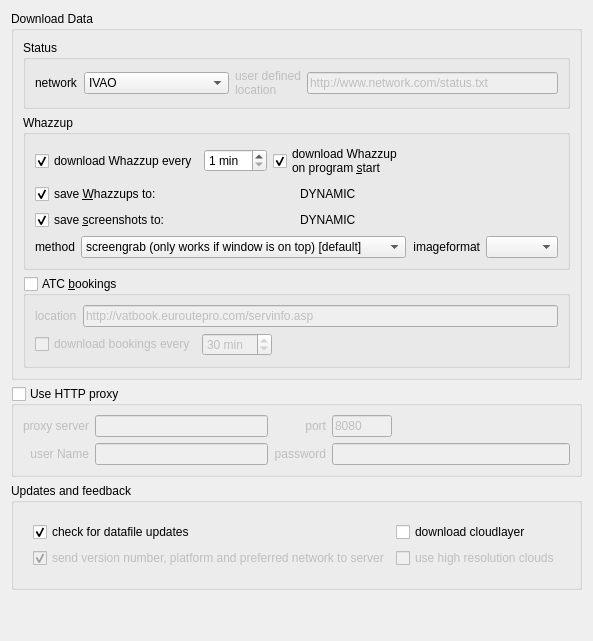
     <widget class="QWidget" name="downloadTab">
      <attribute name="title">
       <string>Network</string>
      </attribute>
      <layout class="QVBoxLayout">
       <item>
        <widget class="QGroupBox" name="groupBoxDownload">
         <property name="styleSheet">
          <string notr="true"/>
         </property>
         <property name="title">
          <string>Download Data</string>
         </property>
         <layout class="QGridLayout">
          <item row="0" column="0">
           <widget class="QGroupBox" name="groupBox_3">
            <property name="title">
             <string>Status</string>
            </property>
            <layout class="QGridLayout" name="gridLayout_3">
             <item row="0" column="0">
              <widget class="QLabel" name="label_2">
               <property name="text">
                <string>network</string>
               </property>
               <property name="buddy">
                <cstring>cbNetwork</cstring>
               </property>
              </widget>
             </item>
             <item row="0" column="1">
              <widget class="QComboBox" name="cbNetwork">
               <property name="currentIndex">
                <number>0</number>
               </property>
               <item>
                <property name="text">
                 <string>IVAO</string>
                </property>
               </item>
               <item>
                <property name="text">
                 <string>VATSIM</string>
                </property>
               </item>
               <item>
                <property name="text">
                 <string>user defined network</string>
                </property>
               </item>
              </widget>
             </item>
             <item row="0" column="2">
              <widget class="QLabel" name="lbluserDefinedLocation">
               <property name="enabled">
                <bool>false</bool>
               </property>
               <property name="text">
                <string>user defined
location</string>
               </property>
               <property name="buddy">
                <cstring>editUserDefinedLocation</cstring>
               </property>
              </widget>
             </item>
             <item row="0" column="3">
              <widget class="QLineEdit" name="editUserDefinedLocation">
               <property name="enabled">
                <bool>false</bool>
               </property>
               <property name="text">
                <string>http://www.network.com/status.txt</string>
               </property>
              </widget>
             </item>
            </layout>
           </widget>
          </item>
          <item row="1" column="0">
           <widget class="QGroupBox" name="groupBox_4">
            <property name="title">
             <string>Whazzup</string>
            </property>
            <layout class="QVBoxLayout" name="verticalLayout_4">
             <item>
              <layout class="QHBoxLayout" name="horizontalLayout">
               <item>
                <widget class="QCheckBox" name="cbDownloadPeriodically">
                 <property name="text">
                  <string>download Whazzup every</string>
                 </property>
                 <property name="checked">
                  <bool>true</bool>
                 </property>
                </widget>
               </item>
               <item>
                <widget class="QSpinBox" name="spinBoxDownloadInterval">
                 <property name="suffix">
                  <string> min</string>
                 </property>
                 <property name="minimum">
                  <number>1</number>
                 </property>
                </widget>
               </item>
               <item>
                <widget class="QCheckBox" name="cbDownloadOnStartup">
                 <property name="text">
                  <string>download Whazzup 
on program &amp;start</string>
                 </property>
                 <property name="checked">
                  <bool>true</bool>
                 </property>
                </widget>
               </item>
               <item>
                <spacer name="horizontalSpacer_18">
                 <property name="orientation">
                  <enum>Qt::Horizontal</enum>
                 </property>
                 <property name="sizeHint" stdset="0">
                  <size>
                   <width>40</width>
                   <height>20</height>
                  </size>
                 </property>
                </spacer>
               </item>
              </layout>
             </item>
             <item>
              <layout class="QGridLayout" name="gridLayoutSave">
               <item row="0" column="0">
                <widget class="QCheckBox" name="cbSaveWhazzupData">
                 <property name="toolTip">
                  <string>Saves downloaded status data to /downloaded. Can be used to record whole evenings. Replay with Time Warp and &quot;use downloaded&quot;.</string>
                 </property>
                 <property name="text">
                  <string>save &amp;Whazzups to:</string>
                 </property>
                 <property name="checked">
                  <bool>true</bool>
                 </property>
                </widget>
               </item>
               <item row="0" column="1">
                <widget class="QLabel" name="lblDownloadedDirectory">
                 <property name="text">
                  <string>DYNAMIC</string>
                 </property>
                 <property name="wordWrap">
                  <bool>true</bool>
                 </property>
                 <property name="textInteractionFlags">
                  <set>Qt::LinksAccessibleByMouse|Qt::TextSelectableByKeyboard|Qt::TextSelectableByMouse</set>
                 </property>
                </widget>
               </item>
               <item row="1" column="0">
                <widget class="QCheckBox" name="cbShootScreenshots">
                 <property name="toolTip">
                  <string>Saves screenshots whenever new map data is displayed. Together with &quot;Save Whazzups&quot; and &quot;Time Warp&quot; with &quot;Use downloaded&quot;, this allows to make movies of whole evenings.</string>
                 </property>
                 <property name="text">
                  <string>save &amp;screenshots to:</string>
                 </property>
                 <property name="checked">
                  <bool>true</bool>
                 </property>
                </widget>
               </item>
               <item row="1" column="1">
                <widget class="QLabel" name="lblScreenshotsDirectory">
                 <property name="text">
                  <string>DYNAMIC</string>
                 </property>
                 <property name="wordWrap">
                  <bool>true</bool>
                 </property>
                 <property name="textInteractionFlags">
                  <set>Qt::LinksAccessibleByMouse|Qt::TextSelectableByKeyboard|Qt::TextSelectableByMouse</set>
                 </property>
                </widget>
               </item>
              </layout>
             </item>
             <item>
              <layout class="QHBoxLayout" name="horizontalLayout_4">
               <item>
                <widget class="QLabel" name="label_28">
                 <property name="text">
                  <string>method</string>
                 </property>
                 <property name="alignment">
                  <set>Qt::AlignRight|Qt::AlignTrailing|Qt::AlignVCenter</set>
                 </property>
                </widget>
               </item>
               <item>
                <widget class="QComboBox" name="cbScreenshotMethod">
                 <property name="toolTip">
                  <string>Screenshots can be obtained by different methods. One or the other could make problems on your setup as grabbing an OpenGL-window can be complex. Try out which one works best for you.</string>
                 </property>
                 <item>
                  <property name="text">
                   <string>screengrab (only works if window is on top) [default]</string>
                  </property>
                 </item>
                 <item>
                  <property name="text">
                   <string>OpenGL off-screen render (resource-intensive)</string>
                  </property>
                 </item>
                 <item>
                  <property name="text">
                   <string>OpenGL framebuffer (fast but depending on hardware)</string>
                  </property>
                 </item>
                </widget>
               </item>
               <item>
                <widget class="QLabel" name="label_34">
                 <property name="text">
                  <string>imageformat</string>
                 </property>
                 <property name="alignment">
                  <set>Qt::AlignRight|Qt::AlignTrailing|Qt::AlignVCenter</set>
                 </property>
                </widget>
               </item>
               <item>
                <widget class="QComboBox" name="cbScreenshotFormat">
                 <property name="toolTip">
                  <string>supported image formats. Gain more with a full Qt installation (technically, by adding more imageformat plugins).</string>
                 </property>
                </widget>
               </item>
              </layout>
             </item>
            </layout>
           </widget>
          </item>
          <item row="9" column="0">
           <widget class="QGroupBox" name="gbDownloadBookings">
            <property name="title">
             <string>ATC &amp;bookings</string>
            </property>
            <property name="checkable">
             <bool>true</bool>
            </property>
            <property name="checked">
             <bool>false</bool>
            </property>
            <layout class="QVBoxLayout" name="verticalLayout_10">
             <item>
              <layout class="QHBoxLayout" name="horizontalLayout_2">
               <item>
                <widget class="QLabel" name="label_9">
                 <property name="text">
                  <string>location</string>
                 </property>
                </widget>
               </item>
               <item>
                <widget class="QLineEdit" name="editBookingsLocation">
                 <property name="enabled">
                  <bool>false</bool>
                 </property>
                 <property name="text">
                  <string>http://vatbook.euroutepro.com/servinfo.asp</string>
                 </property>
                </widget>
               </item>
              </layout>
             </item>
             <item>
              <layout class="QHBoxLayout" name="horizontalLayout_3">
               <item>
                <widget class="QCheckBox" name="cbBookingsPeriodically">
                 <property name="enabled">
                  <bool>false</bool>
                 </property>
                 <property name="toolTip">
                  <string>first time downloaded when needed the first time.</string>
                 </property>
                 <property name="text">
                  <string>download bookings every</string>
                 </property>
                </widget>
               </item>
               <item>
                <widget class="QSpinBox" name="sbBookingsInterval">
                 <property name="enabled">
                  <bool>false</bool>
                 </property>
                 <property name="suffix">
                  <string> min</string>
                 </property>
                 <property name="minimum">
                  <number>1</number>
                 </property>
                 <property name="maximum">
                  <number>300</number>
                 </property>
                 <property name="value">
                  <number>30</number>
                 </property>
                </widget>
               </item>
               <item>
                <spacer name="horizontalSpacer_12">
                 <property name="orientation">
                  <enum>Qt::Horizontal</enum>
                 </property>
                 <property name="sizeHint" stdset="0">
                  <size>
                   <width>40</width>
                   <height>20</height>
                  </size>
                 </property>
                </spacer>
               </item>
              </layout>
             </item>
            </layout>
           </widget>
          </item>
         </layout>
        </widget>
       </item>
       <item>
        <widget class="QGroupBox" name="groupBoxProxy">
         <property name="title">
          <string>Use HTTP proxy</string>
         </property>
         <property name="checkable">
          <bool>true</bool>
         </property>
         <property name="checked">
          <bool>false</bool>
         </property>
         <layout class="QGridLayout">
          <item row="0" column="0">
           <widget class="QLabel" name="lblProxyServer">
            <property name="enabled">
             <bool>false</bool>
            </property>
            <property name="text">
             <string>proxy server</string>
            </property>
            <property name="alignment">
             <set>Qt::AlignRight|Qt::AlignTrailing|Qt::AlignVCenter</set>
            </property>
            <property name="buddy">
             <cstring>editProxyServer</cstring>
            </property>
           </widget>
          </item>
          <item row="0" column="1">
           <widget class="QLineEdit" name="editProxyServer">
            <property name="enabled">
             <bool>false</bool>
            </property>
           </widget>
          </item>
          <item row="0" column="2">
           <widget class="QLabel" name="lblProxyPort">
            <property name="enabled">
             <bool>false</bool>
            </property>
            <property name="text">
             <string>port</string>
            </property>
            <property name="alignment">
             <set>Qt::AlignRight|Qt::AlignTrailing|Qt::AlignVCenter</set>
            </property>
            <property name="buddy">
             <cstring>editProxyPort</cstring>
            </property>
           </widget>
          </item>
          <item row="0" column="3">
           <widget class="QLineEdit" name="editProxyPort">
            <property name="enabled">
             <bool>false</bool>
            </property>
            <property name="maximumSize">
             <size>
              <width>60</width>
              <height>16777215</height>
             </size>
            </property>
            <property name="inputMask">
             <string>00000; </string>
            </property>
            <property name="text">
             <string>8080</string>
            </property>
           </widget>
          </item>
          <item row="1" column="0">
           <widget class="QLabel" name="lblProxyUser">
            <property name="enabled">
             <bool>false</bool>
            </property>
            <property name="text">
             <string>user Name</string>
            </property>
            <property name="alignment">
             <set>Qt::AlignRight|Qt::AlignTrailing|Qt::AlignVCenter</set>
            </property>
            <property name="margin">
             <number>1</number>
            </property>
            <property name="buddy">
             <cstring>editProxyUser</cstring>
            </property>
           </widget>
          </item>
          <item row="1" column="1">
           <widget class="QLineEdit" name="editProxyUser">
            <property name="enabled">
             <bool>false</bool>
            </property>
           </widget>
          </item>
          <item row="1" column="2">
           <widget class="QLabel" name="lblProxyPassword">
            <property name="enabled">
             <bool>false</bool>
            </property>
            <property name="text">
             <string>password</string>
            </property>
            <property name="alignment">
             <set>Qt::AlignRight|Qt::AlignTrailing|Qt::AlignVCenter</set>
            </property>
            <property name="buddy">
             <cstring>editProxyPassword</cstring>
            </property>
           </widget>
          </item>
          <item row="1" column="3" colspan="2">
           <widget class="QLineEdit" name="editProxyPassword">
            <property name="enabled">
             <bool>false</bool>
            </property>
            <property name="echoMode">
             <enum>QLineEdit::Password</enum>
            </property>
           </widget>
          </item>
          <item row="0" column="4">
           <spacer>
            <property name="orientation">
             <enum>Qt::Horizontal</enum>
            </property>
            <property name="sizeHint" stdset="0">
             <size>
              <width>40</width>
              <height>20</height>
             </size>
            </property>
           </spacer>
          </item>
         </layout>
        </widget>
       </item>
       <item>
        <widget class="QGroupBox" name="groupBoxUpdates">
         <property name="title">
          <string>Updates and feedback</string>
         </property>
         <layout class="QVBoxLayout">
          <item>
           <layout class="QHBoxLayout" name="horizontalLayout_11">
            <property name="margin">
             <number>10</number>
            </property>
            <item>
             <layout class="QVBoxLayout" name="verticalLayout_15">
              <item>
               <widget class="QCheckBox" name="cbCheckForUpdates">
                <property name="enabled">
                 <bool>true</bool>
                </property>
                <property name="toolTip">
                 <string>Checks for new datafile releases on the server on each progam start.</string>
                </property>
                <property name="text">
                 <string>check for datafile updates</string>
                </property>
                <property name="checked">
                 <bool>true</bool>
                </property>
               </widget>
              </item>
              <item>
               <widget class="QCheckBox" name="cbSendVersionInfo">
                <property name="enabled">
                 <bool>false</bool>
                </property>
                <property name="toolTip">
                 <string>Disabled due to server move.
Check our site fom time to time to stay up-to-date.</string>
                </property>
                <property name="text">
                 <string>send version number, platform and preferred network to server</string>
                </property>
                <property name="checked">
                 <bool>true</bool>
                </property>
               </widget>
              </item>
             </layout>
            </item>
            <item>
             <layout class="QVBoxLayout" name="verticalLayout_16">
              <item>
               <widget class="QCheckBox" name="cbDownloadClouds">
                <property name="toolTip">
                 <string>download a cloudlayer from the world </string>
                </property>
                <property name="text">
                 <string>download cloudlayer</string>
                </property>
               </widget>
              </item>
              <item>
               <widget class="QCheckBox" name="cbUseHighResClouds">
                <property name="enabled">
                 <bool>false</bool>
                </property>
                <property name="toolTip">
                 <string>use images with 4096px instead of 2048px</string>
                </property>
                <property name="text">
                 <string>use high resolution clouds</string>
                </property>
                <property name="checkable">
                 <bool>true</bool>
                </property>
               </widget>
              </item>
             </layout>
            </item>
           </layout>
          </item>
         </layout>
        </widget>
       </item>
       <item>
        <spacer name="verticalSpacer_3">
         <property name="orientation">
          <enum>Qt::Vertical</enum>
         </property>
         <property name="sizeHint" stdset="0">
          <size>
           <width>20</width>
           <height>40</height>
          </size>
         </property>
        </spacer>
       </item>
      </layout>
     </widget>
